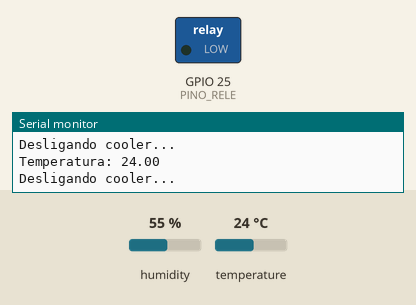
The sketch below on a simulated ESP32. Shown: switched loads named in the sketch (green lamp = pin HIGH), the last lines printed to the serial monitor. The inputs (shaded band) are chosen by the test bench; at power-on: temperature 24 °C, humidity 55 %.

Above: at 4.8 s.
4.9 s: temperature set to 28 °C
At 6.5 s:
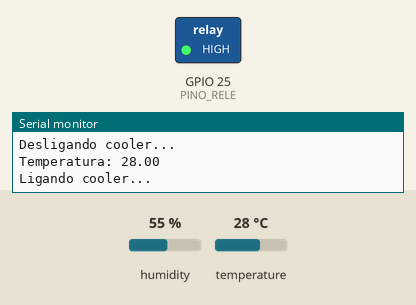
7.9 s: temperature set to 12 °C
At 8.9 s:
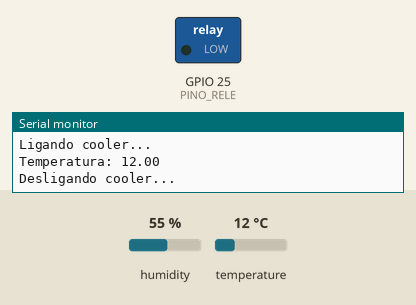
10.9 s: temperature set to 33 °C
At 12.4 s:
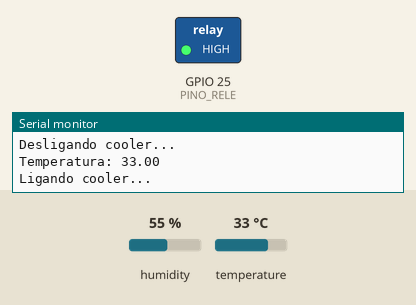
Timing chart, 0 to 13.9 s (numbered marks = the images above; inputs shaded):
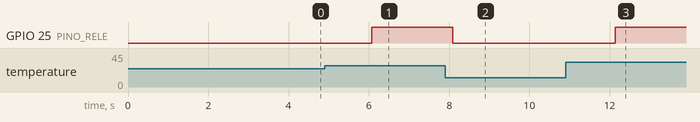

The sketch:

temperaturaColler.ino
```cpp
#include <Adafruit_Sensor.h>
#include <DHT.h>

#define DHTPIN 33

#define PINO_RELE 25
#define DHTTYPE DHT11
#define TEMPERATURA_MAX 27.0
#define TEMPERATURA_MIN 26.0

DHT dht(DHTPIN, DHTTYPE);

void setup() {
  Serial.begin(9600);
  dht.begin();
  pinMode(PINO_RELE, OUTPUT);
  digitalWrite(PINO_RELE, LOW);
}

void loop() {
  delay(2000);

  float temperatura = dht.readTemperature();
  Serial.print("Temperatura: ");
  Serial.println(temperatura);

  if (isnan(temperatura)) {
    Serial.println("Falha ao ler do sensor DHT!");
  } else {

    if (temperatura >= TEMPERATURA_MAX) {
      Serial.println("Ligando cooler...");
      digitalWrite(PINO_RELE, HIGH);
    } else {
      Serial.println("Desligando cooler...");
      digitalWrite(PINO_RELE, LOW);
    }
  }
}
```

Measured:
- the behaviour switches between 26 and 27 °C on temperature (found by bisection; images 0 and 1)
- after the input at 4.9 s, GPIO 25 (PINO_RELE): LOW → HIGH after 1.2 s
- after the input at 7.9 s, GPIO 25 (PINO_RELE): HIGH → LOW after 0.19 s
- after the input at 10.9 s, GPIO 25 (PINO_RELE): LOW → HIGH after 1.2 s
